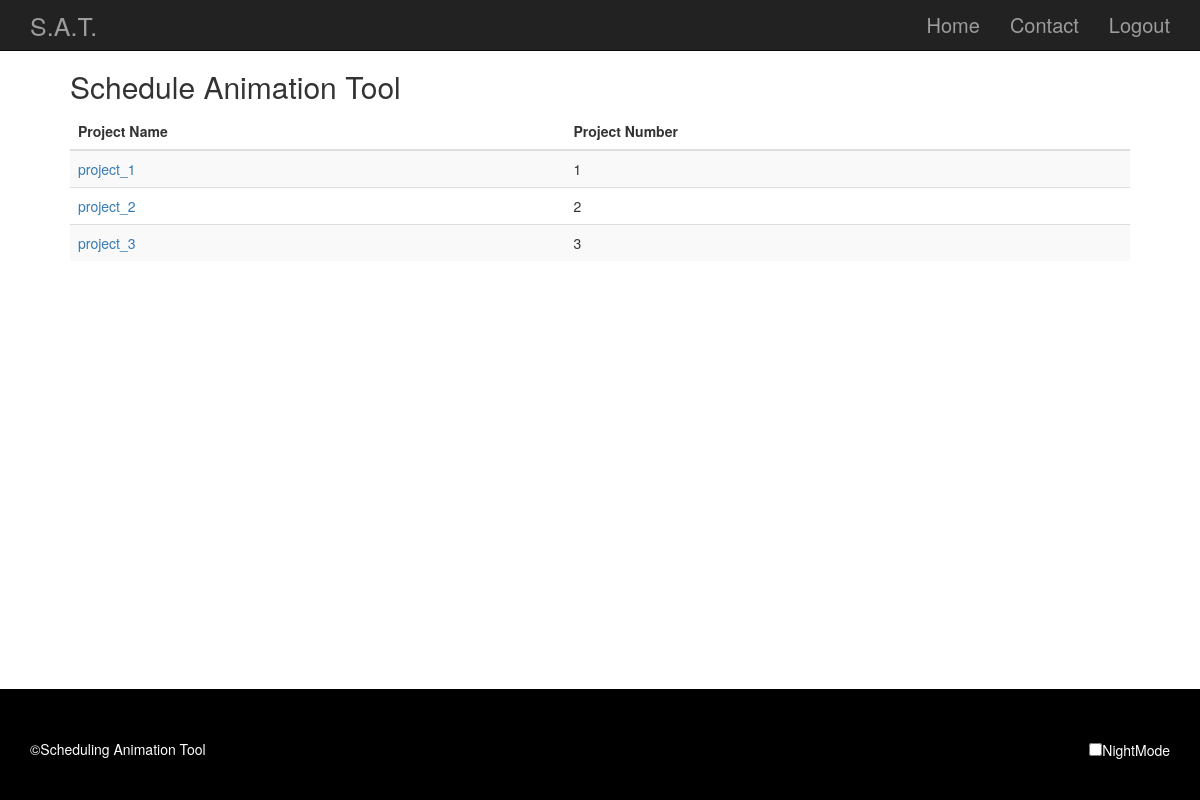
The app's page /pageafterlogin.php (signed in), older data.
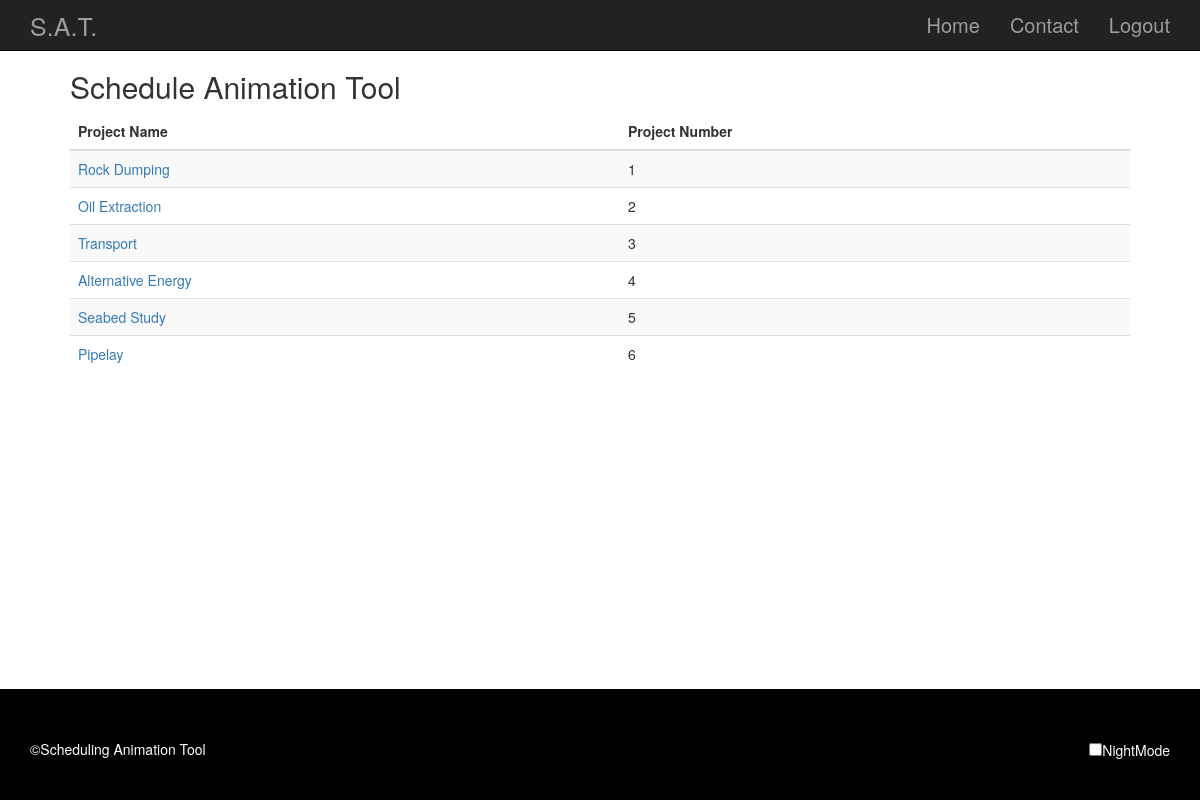
The same page, newer data.
### tables this page shows
CREATE TABLE `project` (
  `id` int(11) NOT NULL,
  `model_reference` varchar(30) DEFAULT NULL,
  `start_date` date NOT NULL,
  `end_date` date NOT NULL
);

### pageafterlogin.php (the view, shortened to what this page needs)
<?php
  require 'connect.php';
?>
<!DOCTYPE html>
<html>
  <head>
        <link rel="stylesheet" href="font-awesome-4.5.0/css/font-awesome.min.css">
        <link href="css/template.css" rel="stylesheet">
        <link href="css/bootstrap.min.css" rel="stylesheet">
 </head>
<body data-spy="scroll" data-target=".navbar" data-offset="50">
  <div class="navbar navbar-inverse navbar-fixed-top">
        <div class="container">
          <div class="navbar-header">
           <a class="navbar-brand" href="#" style="font-size: 25px;">S.A.T.</a>
          </div>
         <div id="navbar" class="collapse navbar-collapse">
           <ul class="nav navbar-nav navbar-right">
             <li><a href="pageafterlogin.php">Home</a></li>
             <li><a href="http://techithon.in">Contact</a></li>
             <li><a href="logout.php">Logout</a></li>
           </ul>
          </div>
        </div>
     </div>
  <div class="container_1">
    <h2>Schedule Animation Tool</h2>
  <?php
    $result = mysqli_query($bd,"SELECT id,model_reference,start_date,end_date FROM project");
echo '<table class = "table table-striped">
      <thead>
        <tr>
          <th>Project Name</th>
          <th>Project Number</th>
        </tr>
      </thead>
      <tbody>';
while($row = mysqli_fetch_array($result))
{
echo "<tr>";
echo "<td><a href=lastpage1.php?id=".$row['id']."&s_date=".$row['start_date']."&e_date=".$row['end_date'].">" . $row['model_reference'] . "</a></td>";
echo "<td>" . $row['id'] . "</td>";
echo "</tr>";
}
echo "</tbody>
</table>";
?>
</div>
<footer>
      <div class="container" id="bottom">
        <p style="display:inline-block;">&copy;Scheduling Animation Tool</p>
        <p style="display:inline-block; float:right;"><input type="checkbox" id="nightMode">NightMode</p>
      </div>
    </footer>
</body>
</html>

### css/template.css (style rules this page uses)
html, body { height: 100%; width: 100%; margin: 0; padding: 0; }
ul.nav { font-size: 20px; }
footer { background-color: black; padding-top: 50px; padding-bottom: 30px; position:absolute; bottom: 0; right: 0; left: 0; color: white; margin-top: 50px; }

### pageafterlogin.php (style rules this page uses)
.container_1 { padding-top: 50px; padding-left: 70px; padding-right: 70px; }

Row changes from the older to the newer data that the page shows:
changed project id 1: model_reference "project_1" → "Rock Dumping"
changed project id 2: model_reference "project_2" → "Oil Extraction"
changed project id 3: model_reference "project_3" → "Transport"
added project: model_reference "Alternative Energy", id "4"
added project: model_reference "Seabed Study", id "5"
added project: model_reference "Pipelay", id "6"
